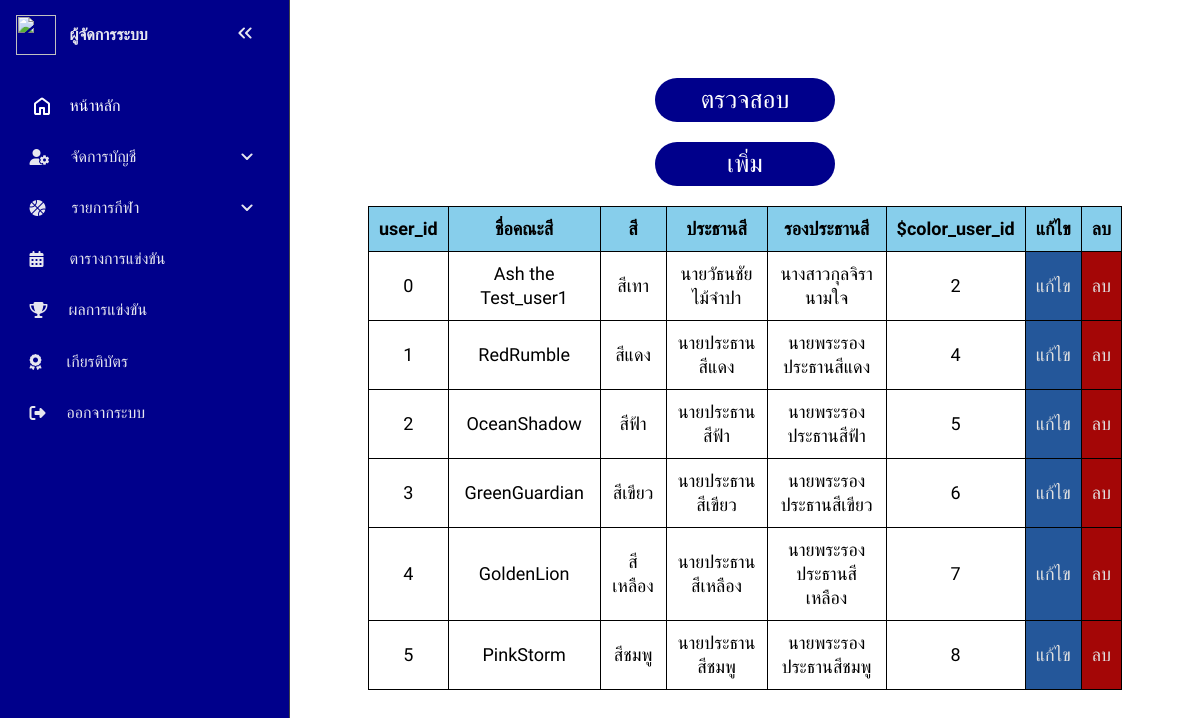
/admin_system.php?page=admin_sport&sub_page=view (signed in), run on the app's committed database.
### tables this page shows
CREATE TABLE `colors` (
  `color_id` int(2) NOT NULL,
  `color_name` varchar(128) NOT NULL,
  `color_color` varchar(32) NOT NULL,
  `color_president` varchar(32) NOT NULL,
  `color_vice-president` varchar(32) NOT NULL,
  `color_id_user` int(6) NOT NULL
);

### admin/view/view_admin_sport.php (the view)
<body>
	<center>
		<div class="table_container">
	<table class="table_all">
		<tr>
			<th>user_id</th>
			<th>ชื่อคณะสี</th>
			<th>สี</th>
			<th>ประธานสี</th>
			<th>รองประธานสี</th>
			<th>$color_user_id</th>
			<th>แก้ไข</th>
			<th>ลบ</th>
		</tr>
		<?php
			$sql_view_admin_sport = "SELECT * FROM `colors`";
			$result_view_admin_sport = mysqli_query($conn, $sql_view_admin_sport);
			if (mysqli_num_rows($result_view_admin_sport) > 0) {
				while ($row_view_admin_sport = mysqli_fetch_assoc($result_view_admin_sport)) {
					echo "<tr>
							<td>".$row_view_admin_sport['color_id']."</td>
							<td>".$row_view_admin_sport['color_name']."</td>
							<td>".$row_view_admin_sport['color_color']."</td>
							<td>".$row_view_admin_sport['color_president']."</td>
							<td>".$row_view_admin_sport['color_vice-president']."</td>
							<td>".$row_view_admin_sport['color_id_user']."</td>
							<td class=edit><a href=\"admin_system.php?page=admin_sport&sub_page=edit&color_id=".$row_view_admin_sport['color_id']."\">แก้ไข</a></td>
							<td class=del><a href=\"admin_system.php?page=admin_sport&sub_page=delete&color_id=".$row_view_admin_sport['color_id']."\">ลบ</a></td>
						</tr>";
				}
			}else{
				echo "something is wrong..";
			}
		 ?>
	</table>
	</div>
	</center>
</body>
</html>

### element/styles_admin_old.css (style rules this page uses)
* { margin: 0; padding: 0; box-sizing: border-box; text-decoration: none; list-style: none; font-family: "Mitr", sans-serif; }
:root { --base-clr: #11121a; --line-clr: #42434a; --hover-clr: #222533; --text-clr: #e6e6ef; --accent-clr: #5e63ff; --secondary-text-clr: #b0b3c1; }
body { min-height: 100vh; min-height: 100dvh; color: #444444; display: grid; grid-template-columns: auto 1fr ; line-height: 1.5rem; height: -webkit-fill-available; }

### element/styles_admin_sport.css (style rules this page uses)
* { margin: 0; padding: 0; box-sizing: border-box; text-decoration: none; list-style: none; font-family: "Mitr", sans-serif; }
.table_all, th, td { border: 1px solid black; border-collapse: collapse; padding: 10px; }
.table_container { overflow-x: auto; -webkit-overflow-scrolling: touch; }
.table_all { border-top-left-radius: 10px; border-bottom-left-radius: 20px; }
tr { background-color: skyblue; color: black; font-size: 18px; cursor: pointer; }
td { background-color: white; text-align: center; transition: 0.3s ease; cursor: pointer; }
.edit { background-color: rgb(36, 87, 154); cursor: pointer; }
.del { background-color: rgb(164, 6, 6); }
.edit a { color: #e1e1e1; }
.del a { color: #e1e1e1; }

### data on the page
colors: color_id "0", color_name "Ash the Test_user1", color_color "สีเทา", color_president "นายวัธนชัย ไม้จำปา", value "นางสาวกุลจิรา นามใจ", color_id_user "2"
colors: color_id "1", color_name "RedRumble", color_color "สีแดง", color_president "นายประธาน สีแดง", value "นายพระรอง ประธานสีแดง", color_id_user "4"
colors: color_id "2", color_name "OceanShadow", color_color "สีฟ้า", color_president "นายประธาน สีฟ้า", value "นายพระรอง ประธานสีฟ้า", color_id_user "5"
colors: color_id "3", color_name "GreenGuardian", color_color "สีเขียว", color_president "นายประธาน สีเขียว", value "นายพระรอง ประธานสีเขียว", color_id_user "6"
colors: color_id "4", color_name "GoldenLion", color_color "สีเหลือง", color_president "นายประธาน สีเหลือง", value "นายพระรอง ประธานสีเหลือง", color_id_user "7"
colors: color_id "5", color_name "PinkStorm", color_color "สีชมพู", color_president "นายประธาน สีชมพู", value "นายพระรอง ประธานสีชมพู", color_id_user "8"
